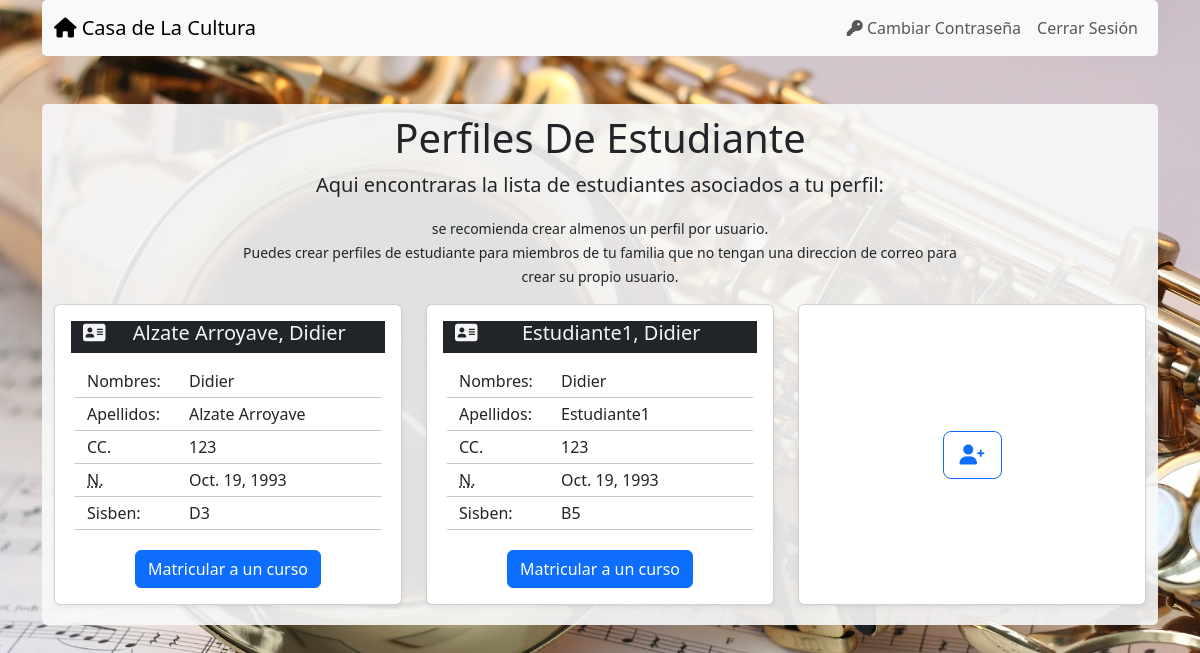
/cursos/estudiantes/ (signed in), run on the app's committed database.
### cursos/models.py (models this page shows, shortened)
class Estudiante(models.Model):
    usuario = models.ForeignKey(User,related_name='usuario_relacionado', on_delete=models.CASCADE,default=1)
    nombres = models.CharField(max_length=255)
    apellidos = models.CharField(max_length=255)
    tipo_documento_choices= {"cc":"Cedula de ciudadania","ti":"Tarjeta de identidad","rc":"Registro Civil","ce":"Cedula de Extranjería","pep":"Permiso especial de permanencia"}
    tipo_documento = models.CharField(max_length=255,choices=tipo_documento_choices)
    documento = models.CharField(max_length=255)
    fecha_nacimiento = models.DateField(blank=False)
    sisben = models.CharField(max_length=3)
    direccion = models.CharField(max_length=255)
    telefono = models.CharField(max_length=15)

### cursos/views.py (the view)
# urls.py: path("estudiantes/",views.estudiante_list,name="estudiante_list"),
@login_required(login_url="login")
def estudiante_list(request):
    Estudiantes = Estudiante.objects.filter(usuario=request.user)
    context = {
        "Estudiantes": Estudiantes
    }
    return render(request, "cursos/Estudiante_list.html", context)

### cursos/templates/cursos/Estudiante_list.html
{% extends "base.html" %}
{% block page_content %}
<div class="container-fluid text-center" style="width: 70%;">
    <h1 class="text-center mx-auto" style="text-transform: capitalize">perfiles de estudiante</h1>
    <p class="lead">Aqui encontraras la lista de estudiantes asociados a tu perfil: </p>
    <ul class="list-unstyled">
        <li><small>se recomienda crear almenos un perfil por usuario.</small></li>
        <li><small>Puedes crear perfiles de estudiante para miembros de tu familia que no tengan una direccion de correo para crear su propio usuario.</small></li>
    </ul>
</div>
<div class="row min-height" style="padding-bottom: 10px;">
    {% for Estudiante in Estudiantes %}
        <div class="col-md-4">
            <div class="card h-100 shadow-sm">
                <div class="card-body d-flex flex-column">
                    <div class="container bg-dark d-flex align-items-center" style="height: auto;" >
                        <h5 style="color:whitesmoke;" ><i class="fa-solid fa-address-card"></i></h5>
                        <h5 class="card-title text-center mx-auto" style="color:whitesmoke; text-transform: capitalize;" >{{ Estudiante.apellidos }}, {{ Estudiante.nombres }}</h5>
                    </div>
                    <div class="container-fluid p-3">
                        <div class="row">
                            <div class="col-sm-4">
                                <p class="card-text" style="text-transform: capitalize">Nombres:</p>
                            </div>
                            <div class="col-sm-8">
                                <p class="card-text" style="text-transform: capitalize">{{ Estudiante.nombres }}</p>
                            </div>
                            <hr class="mt-1 mb-1"></hr>
                        </div>
                        <div class="row">
                            <div class="col-sm-4">
                                <p class="card-text" style="text-transform: capitalize">Apellidos:</p>
                            </div>
                            <div class="col-sm-8">
                                <p class="card-text" style="text-transform: capitalize">{{ Estudiante.apellidos }}</p>
                            </div>
                            <hr class="mt-1 mb-1"></hr>
                        </div>
                        <div class="row">
                            <div class="col-sm-4">
                                <p class="card-text" style="text-transform: uppercase">{{ Estudiante.tipo_documento}}.</p>
                            </div>
                            <div class="col-sm-8">
                                <p class="card-text">{{ Estudiante.documento }}</p>
                            </div>
                            <hr class="mt-1 mb-1"></hr>
                        </div>
                        <div class="row">
                            <div class="col-sm-4">
                                <p class="card-text" style="text-transform: capitalize"><abbr title="Fecha de nacimiento">n.</abbr></p>
                            </div>
                            <div class="col-sm-8">
                                <p class="card-text" >{{ Estudiante.fecha_nacimiento}}</p>
                            </div>
                            <hr class="mt-1 mb-1"></hr>
                        </div>
                        <div class="row">
                            <div class="col-sm-4">
                                <p class="card-text" style="text-transform: capitalize">Sisben:</p>
                            </div>
                            <div class="col-sm-8">
                                <p class="card-text" style="text-transform: uppercase">{{ Estudiante.sisben}}</p>
                            </div>
                            <hr class="mt-1 mb-1"></hr>
                        </div>
                    </div>
                    <div class="mt-auto text-center">
                        <a href="{% url 'matricular' %}"
                        class="btn btn-primary btn-block">
                        Matricular a un curso
                        </a>
                    </div>
                </div>
            </div>
        </div>
    {% endfor %}
    <div class="col-md-4">
        <div class="card h-100 shadow-sm d-flex align-items-center justify-content-center" style="padding: 30%;" >
            <a  href="{% url 'estudiante_new' %}" type="button" class="btn btn-outline-primary btn-lg" title="Nuevo perfil de Estudiante"><i class="fa-solid fa-user-plus"></i>
            </a>
        </div>
    </div>
</div>
{% endblock %}

### static/css/styles.css (style rules this page uses)
body { background-image: url("../image/saxophone.jpg"); background-size: cover; background-repeat: no-repeat; background-attachment: fixed; }

### data on the page
Estudiante: apellidos "Alzate Arroyave", nombres "Didier", tipo_documento "CC", documento "123", fecha_nacimiento "Oct. 19, 1993", sisben "D3"
Estudiante: apellidos "Estudiante1", nombres "Didier", tipo_documento "CC", documento "123", fecha_nacimiento "Oct. 19, 1993", sisben "B5"
